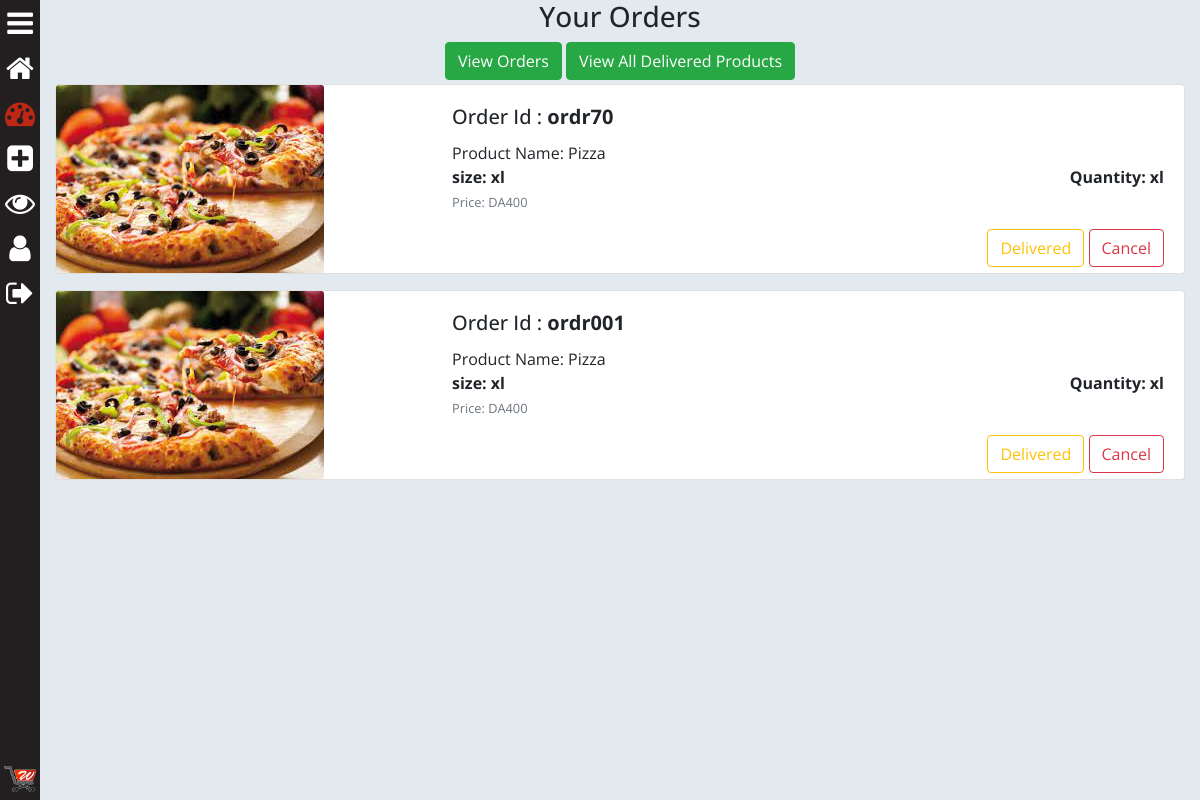
/seller/ (signed in), run on an earlier commit of the app's database.
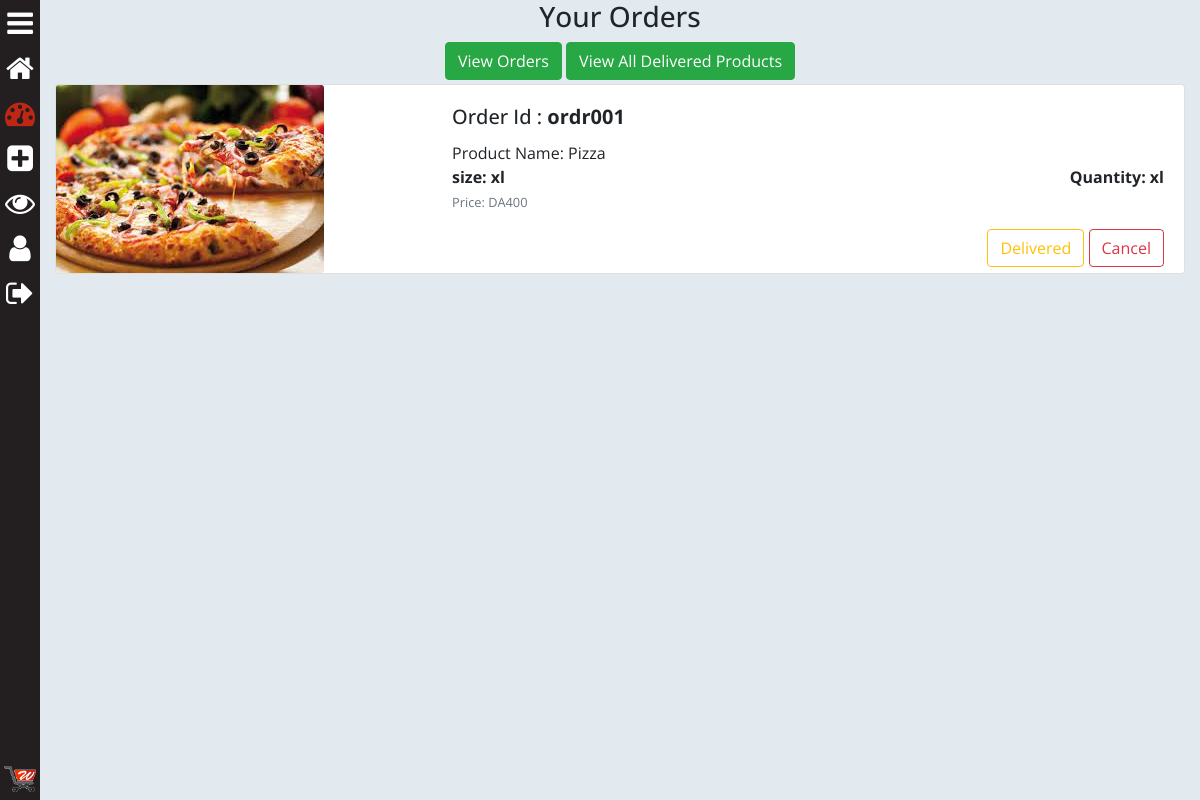
And on a later commit of the database.
### saler/models.py (models this page shows, shortened)
class Orders(models.Model):
	STATUS_CHOICES = (("Accepted",'Accepted'),("Packed",'Packed'),("On The Way",'On The Way'),("Delivered",'Delivered'),("Cancel",'Cancel'))
	order_id = models.CharField(max_length=50,default='')
	saler = models.CharField(max_length=100,default='achrili@admin',)
	user = models.ForeignKey(User, default='', on_delete=models.CASCADE)
	products = models.CharField(max_length=50)
	size = models.CharField(max_length=50,default='',null=True)
	status = models.CharField(max_length=15,choices=STATUS_CHOICES,default='')

class Product(models.Model):
	GST_CHOICES = (("0",'0'),("3",'3'),("5",'5'),("12",'12'),("18",'18'),("28",'28'))
	product_id = models.BigAutoField(primary_key=True)
	product_id2 = models.CharField(max_length=100,default='')
	shop = models.ForeignKey(User, on_delete=models.CASCADE,default='')
	product_name = models.CharField(max_length=100)
	category = models.ForeignKey(category, default="", verbose_name="Category", on_delete=models.SET_DEFAULT, null=True)
	subcategory = models.CharField(max_length=50, default="")
	price = models.IntegerField(default=0)
	price_not = models.IntegerField(default=999)
	desc = models.TextField()
	gst = models.CharField(default='0',max_length=3,choices=GST_CHOICES)
	pub_date = models.DateField(auto_now=True)
	image1 = models.ImageField(upload_to='products/images', default="",null=True)
	image2 = models.ImageField(upload_to='products/images', default="",null=True,blank=True)
	image3 = models.ImageField(upload_to='products/images', default="",null=True,blank=True)
	image4 = models.ImageField(upload_to='products/images', default="",null=True,blank=True)
	image5 = models.ImageField(upload_to='products/images', default="",null=True,blank=True)

### saler/views.py (the view)
# urls.py: path('', views.dashboard, name = 'dashboard'),
@login_required
def dashboard(request):
	if request.user.is_superuser or request.user.is_staff:
		if request.method == 'GET':
			odrr = request.GET.get('odrr')
			st = request.GET.get('st')
			if st == 'Cancel':
				o = Orders.objects.filter(order_id=odrr).first()
				o.status = 'Cancel'
				o.save()
			if st == 'Accepted':
				o = Orders.objects.filter(order_id=odrr).first()
				o.status = 'Accepted'
				o.save()
			if st == 'Packed':
				o = Orders.objects.filter(order_id=odrr).first()
				o.status = 'Packed'
				o.save()
			if st == 'Delivered':
				o = Orders.objects.filter(order_id=odrr).first()
				o.status = 'Delivered'
				o.save()
		ordr = [i for i in Orders.objects.filter(saler=request.user) if i.status != 'Cancel' and i.status != 'On The Way' and i.status != 'Delivered'][::-1]
		params = {
				'orders':ordr,
				'dorders': [i for i in Orders.objects.filter(saler=request.user) if i.status != 'Cancel' and i.status == 'On The Way' or i.status == 'Delivered'][::-1],
				'cart_element_no' : len([p for p in MyCart.objects.all() if p.user == request.user]),
				}
		return render(request, 'saler/dashboard.html', params)
	else:
		return redirect("/")

### main/templatetags/app_tags.py (called while the page is built)
@register.filter(name='split')
def split(str, key):
    return str.split(key)

@register.filter(name='remfl')
def remfl(str1, key):
	if str1 != '' and key != '':
		return str(str1)[int(key):-int(key)]

@register.filter(name='product')
def product(str1, key):
	if str1.split(key)[0] != '':
		ppp = Product.objects.filter(product_id=str1.split(key)[0]).first()
		return [ppp.product_name,ppp.image1.url,ppp.price]

### saler/templates/saler/dashboard.html (shortened to what this page needs)
{% extends 'saler/base.html' %}
{% load static %}
{% block saler_head %}
<link rel="stylesheet" href="{% static 'saler/css/home_style.css' %}">
{% endblock saler_head %}
{% block saler_body %}
{% load app_tags %}
<div class="container-fluid">
	<h3 style="text-align: center;">Your Orders</h3>
	<div style="text-align: center;" class="pb-1">
	<a href="#" style="text-align: center;" class="btn btn-success" onclick="document.getElementById('odrs').style.display='block'; document.getElementById('dodrs').style.display='none';">View Orders</a>
	<a href="#" style="text-align: center;" class="btn btn-success" onclick="document.getElementById('odrs').style.display='none'; document.getElementById('dodrs').style.display='block';">View All Delivered Products</a>
	</div>
	<div id="odrs">
	{% for ord in orders %}
	<div class="card mb-3" >
	  <div class="row no-gutters">
	    <div class="col-md-4">
	    	 {% for item in ord.products|split:',' %}
	        {% if item|product:'|'|slice:'0:1'|remfl:'2'%}
	      <img src="{{item|product:'|'|slice:'1:2'|remfl:'2'}}" class="card-img" alt="..." style="max-height: 200px; width: auto;">
	      	{% endif %}
	      	{% endfor %}
	    </div>
	    <div class="col-md-8">
	      <div class="card-body">
	        <h5 class="card-title">Order Id : <strong>{{ord.order_id}}</strong></h5>
	        {% for item in ord.products|split:',' %}
	        {% if item|product:'|'|slice:'0:1'|remfl:'2'%}
	        <p class="card-text m-0">Product Name: {{item|product:'|'|slice:'0:1'|remfl:'2'}}</p>
	        {% endif %}
	      	{% endfor %}
	        <p class="card-text m-0"><b>size: {{ord.size}}</b> <b style="float: right;">Quantity: {{ord.size}}</b></p>
	         {% for item in ord.products|split:',' %}
	        {% if item|product:'|'|slice:'0:1'|remfl:'2'%}
	        <p class="card-text"><small class="text-muted">Price: DA{{item|product:'|'|slice:'2:3'|remfl:'1'}}</small></p>
	         {% endif %}
	      	{% endfor %}
	        <div style="float: right;">
		        {% if ord.status != 'Delivered' %}
		        <form style="display: inline;">
					<button type="submit" class="btn btn-outline-warning">Delivered</button>
				</form>
				{% endif %}
				<form style="display: inline;">
					<button type="submit" class="btn btn-outline-danger">Cancel</button>
				</form>
			</div>
	      </div>
	    </div>
	  </div>
	</div>
	{% endfor %}
	</div>
</div>
{% endblock saler_body %}

What changed in the data, as far as the page shows it:
no longer on this page (row edited): Orders: price (picture), order_id "ordr70", products "Pizza", size "xl", products "400"
